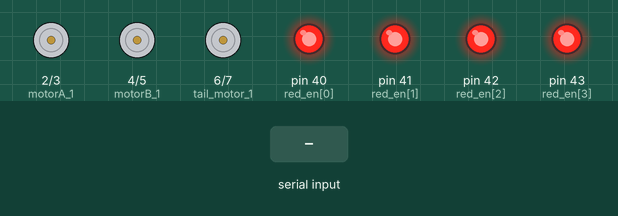
Bench run of a sketch on a simulated Arduino Mega 2560, built with avr-gcc and run on an emulated ATmega2560. On the bench: motor-driver pin pairs drawn as motors (green arrow = first pin HIGH = forward, orange = second pin HIGH = backward, longer = more drive), output pins drawn as LEDs (lit = HIGH). The test bench sets the inputs (shaded band).

Above: at 1.2 s.
1.3 s: "t" received over the second serial link
At 2.1 s:
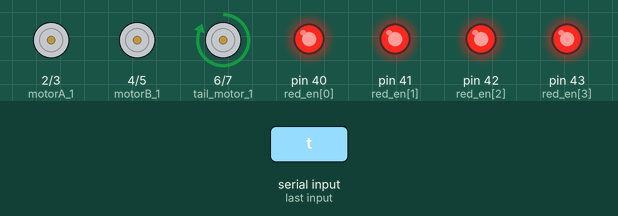
4.3 s: "f" received over the second serial link
At 5.6 s:
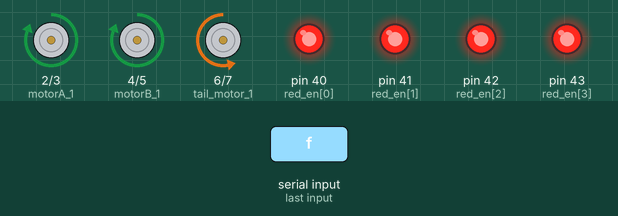
7.3 s: "b" received over the second serial link
At 7.9 s:
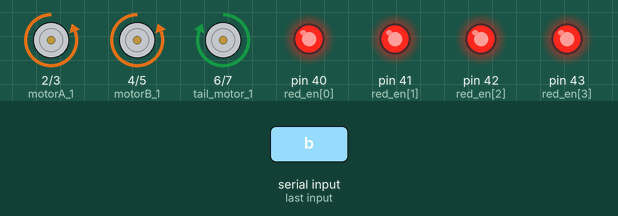
10.3 s: "s" received over the second serial link
At 11.4 s:
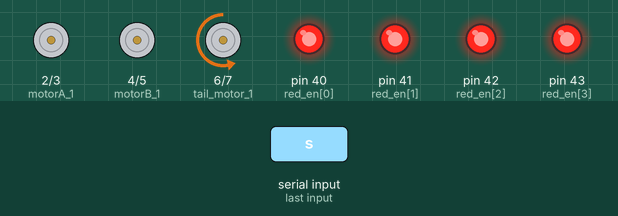
13.3 s: "r" received over the second serial link
At 13.7 s:
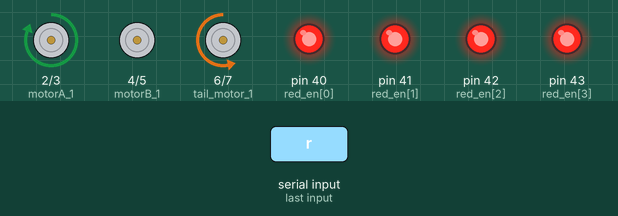
16.3 s: "l" received over the second serial link
At 17.2 s:
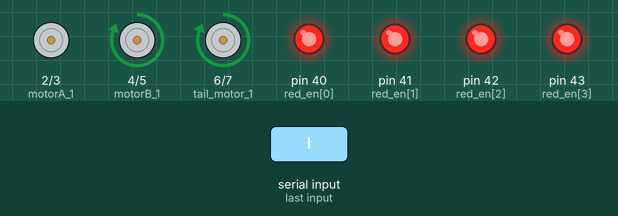
Timing chart, 0 to 25.5 s (numbered marks = the images above; inputs shaded):
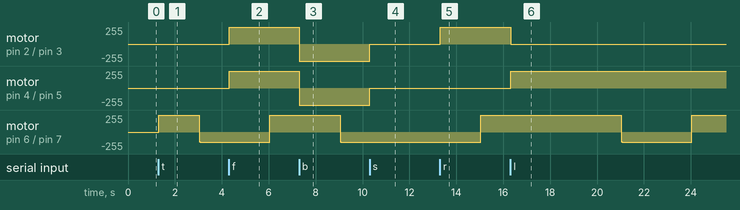

Measured:
- after the input at 1.3 s, motor on pin 6 (tail_motor_1) / pin 7 (tail_motor_2): stopped → forward 255/255 at once, → backward 150/255 1.7 s later
- after the input at 4.3 s, motor on pin 2 (motorA_1) / pin 3 (motorA_2), motor on pin 4 (motorB_1) / pin 5 (motorB_2): stopped → forward 255/255 at once
- after the input at 7.3 s, motor on pin 2 (motorA_1) / pin 3 (motorA_2), motor on pin 4 (motorB_1) / pin 5 (motorB_2): forward 255/255 → backward 255/255 at once
- after the input at 10.3 s, motor on pin 2 (motorA_1) / pin 3 (motorA_2), motor on pin 4 (motorB_1) / pin 5 (motorB_2): backward 255/255 → stopped at once
- after the input at 13.3 s, motor on pin 2 (motorA_1) / pin 3 (motorA_2): stopped → forward 255/255 at once
- after the input at 16.3 s, motor on pin 2 (motorA_1) / pin 3 (motorA_2): forward 255/255 → stopped at once; motor on pin 4 (motorB_1) / pin 5 (motorB_2): stopped → forward 255/255 at once

The sketch:

cat_car.ino
```cpp
const int motorA_1 = 2;
const int motorA_2 = 3;
const int motorB_1 = 4;
const int motorB_2 = 5;
int tail_motor_1=6;
int tail_motor_2=7;
int tail_status=0;
int red_sensor[4][4]={{24,26,28,30},{25,27,29,31},{32,34,36,38},{33,35,37,39}};
int red_en[4]={40,41,42,43};
char msg=' ';

void setup()
{
  Serial1.begin(9600);
  Serial2.begin(9600);
  pinMode(motorA_1,OUTPUT);
  pinMode(motorA_2,OUTPUT);

  pinMode(motorB_1,OUTPUT);
  pinMode(motorB_2,OUTPUT);

  pinMode(tail_motor_1,OUTPUT);
  pinMode(tail_motor_2,OUTPUT);
  int i,k;
  for(i=0;i<4;i++){/////紅外線感測器//////
     for(k=0;k<4;k++){
       pinMode(red_sensor[i][k], INPUT);
      }
    }
  for(i=0;i<4;i++){/////紅外線感測器_智能//////
     pinMode( red_en[i],OUTPUT);
     digitalWrite(red_en[i],HIGH);
    }
}

void loop()
{
   if(Serial1.available()){
    msg= Serial1.read();
    delay(10);
  }
   Action();
   Tail();
}
void Action(){//執行動作
  switch(msg){
  case 'f' ://前進
    Forward();
  break;
  case'b'://後退
    Back();
  break;
  case 's'://停止
    Stop();
  break;
  case 'r'://右轉
    Right();
  break;
  case 'l'://左轉
    Left();
  break;
  case 'd'://自動
    Avoidance();
  break;
  case 't'://尾巴
   if(tail_status==0){
    tail_status=1;
   }else if(tail_status!=0){
    tail_status=0;
   }
   msg=' ';
  break;
  }
}
void Tail(){//尾巴動作
  if(tail_status==1){
   analogWrite(tail_motor_1,255);
   digitalWrite(tail_motor_2,LOW);
  }else if(tail_status==2){
   analogWrite(tail_motor_2,150);
   digitalWrite(tail_motor_1,LOW);
  }else if(tail_status==0){
   digitalWrite(tail_motor_2,LOW);
   digitalWrite(tail_motor_1,LOW);
  }
  int Time=millis();
  if((Time%3000)==0){
    if(tail_status==1){
      tail_status=2;
    }else if(tail_status==2){
      tail_status=1;
    }
  }
}
int Detect(int red_ID){//紅外線偵測
  int i;
  int red_Value[4];
  for(i=0;i<4;i++){
    red_Value[i] = digitalRead(red_sensor[red_ID][i]);
  }
//  for(i=0;i<4;i++){
//    Serial.print(" ");
//    Serial.print( red_Value[i]);
//    Serial.print(",");
//    }
//    Serial.println();
//    delay(500);
   if(red_Value[0]||red_Value[1]||red_Value[2]||red_Value[3]){
          return 1;
    }
}
void Avoidance(){//避障
  int Barrier[4],i;
  int Situation=0;
  for(i=0;i<4;i++){
    Barrier[i]=Detect(i);
    Situation=Situation+Barrier[i];
  }
  switch(Situation){
    case 0:
      Forward();
    break;
    case 1:
     if(Barrier[0]==1){
        Back();
     }else if(Barrier[1]==1){
        Right();
     }else if(Barrier[2]==1){
        Left();
     }else if(Barrier[3]==1){
        Forward();
     }
    break;
    case 2:
    case 3:
      if(Barrier[0]==1){
        Back();
     }else if(Barrier[0]==1 && Barrier[1]==1|| Barrier[0]==1 && Barrier[3]==1 || Barrier[1]==1 && Barrier[3]==1){
        Right();
     }else if(Barrier[0]==1 && Barrier[2]==1||Barrier[2]==1 && Barrier[3]==1){
        Left();
     }
    break;
    case 4:
      Stop();
    break;
    }

}
void Red_Situation(int Situation){

  }
int Locate();///藍芽定位

void Forward()//前進
{
   motor_moveA(1,255);
   motor_moveB(1,255);

}
void Back()//後退
{
   motor_moveA(2,255);
   motor_moveB(2,255);
}
void Left()//左轉
{
   motor_moveA(2,0);
   motor_moveB(1,255);
}
void Right()//右轉
{
   motor_moveA(1,255);
   motor_moveB(2,0);
}
void Stop(){//暫停
  motor_moveA(0,0);
  motor_moveB(0,0);
}
void motor_moveA(int motor_dir,int motor_speed){
    if(motor_dir==0){
      digitalWrite(motorA_1,LOW);
      digitalWrite(motorA_2,LOW);
    }
    if(motor_dir==1){
       analogWrite(motorA_1,motor_speed);
      digitalWrite(motorA_2,LOW);
    }
    if(motor_dir==2){
      digitalWrite(motorA_1,LOW);
      analogWrite(motorA_2,motor_speed);
    }
}
void motor_moveB(int motor_dir,int motor_speed){
    if(motor_dir==0){
      digitalWrite(motorB_1,LOW);
      digitalWrite(motorB_2,LOW);
    }
    if(motor_dir==1){
      analogWrite(motorB_1,motor_speed);
      digitalWrite(motorB_2,LOW);
    }
    if(motor_dir==2){
      digitalWrite(motorB_1,LOW);
      analogWrite(motorB_2,motor_speed);
    }
}
```
